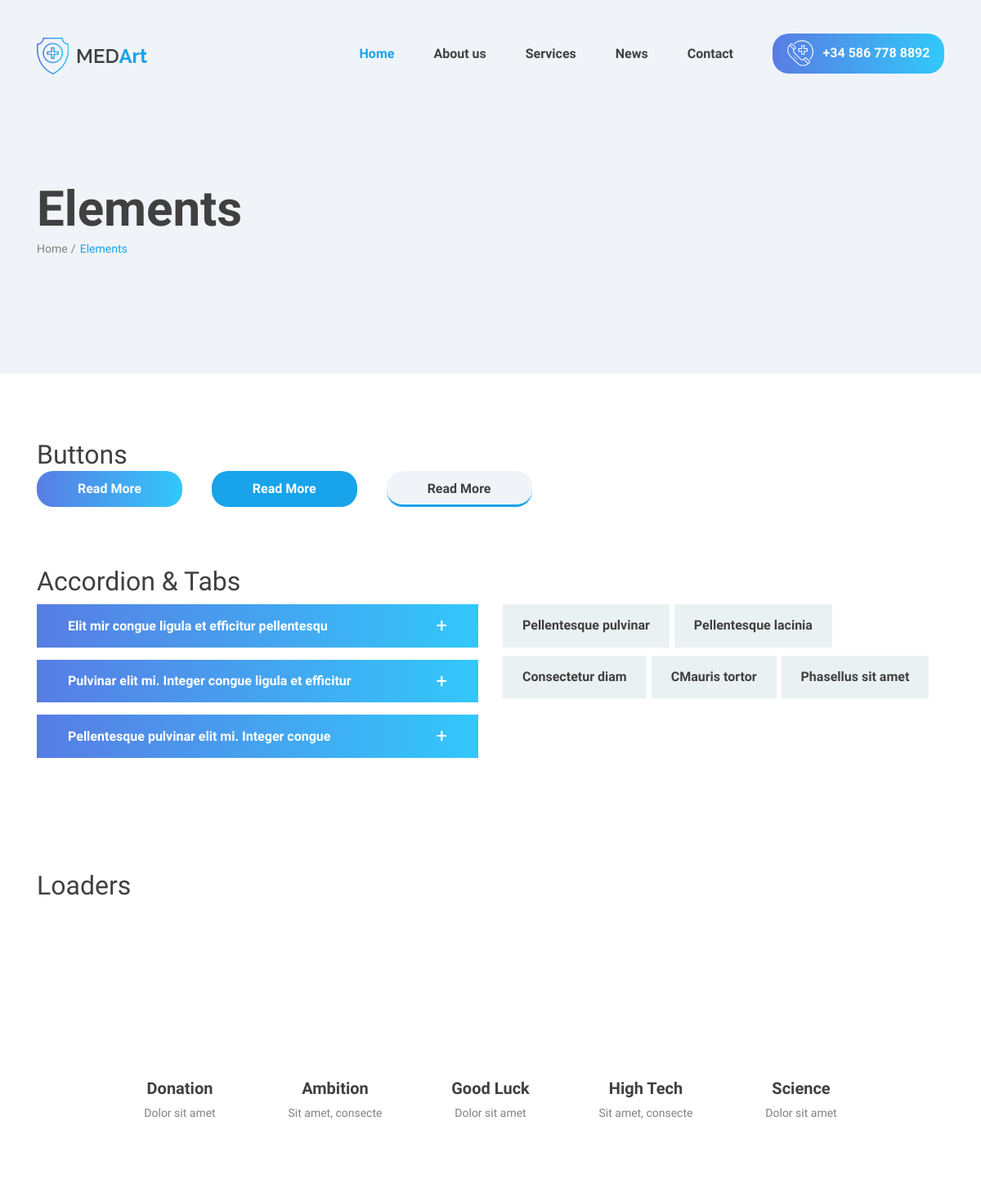
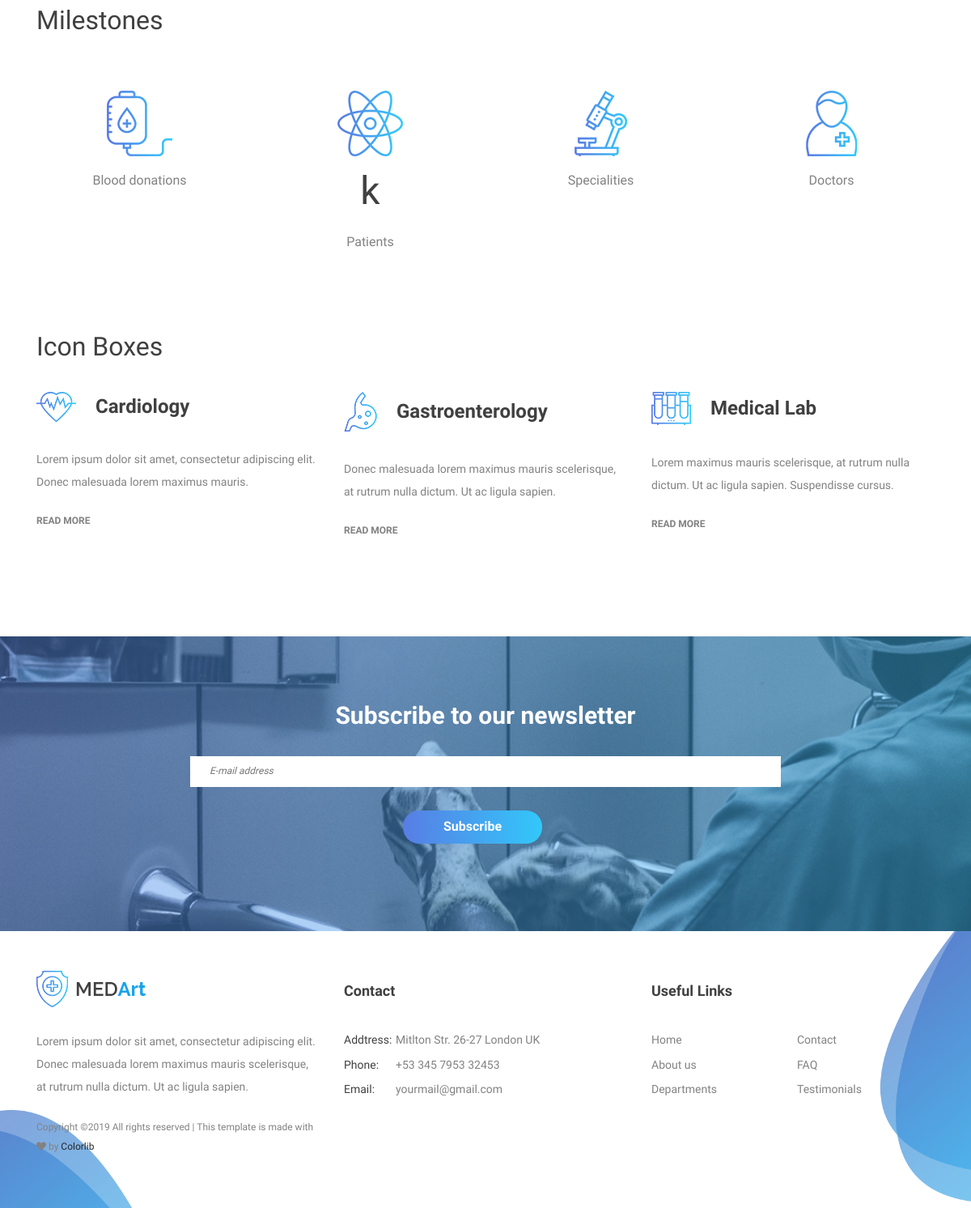
Screenshot of /elements/ with the database file from the repository (2 pictures, top to bottom).
### home/models.py (models this page shows, shortened)
class ElementAccTab(models.Model):
    title = models.CharField(max_length=200)
    description = models.TextField()

class ServicesTabs(models.Model):
    title = models.CharField(max_length=200)
    tab_title = models.CharField(max_length=200)
    image = models.ImageField(upload_to='images/')
    description = models.TextField()

class IconBoxes(models.Model):
    name = models.CharField(max_length=200)
    image = models.ImageField(upload_to='images/')
    description = models.TextField()

### home/views.py (the view)
# urls.py: path('elements/', elementView.as_view(), name='elements'),
class elementView(TemplateView):
    template_name = 'home/elements.html'
    def get_context_data(self, **kwargs):
        context = super(elementView, self).get_context_data(**kwargs)
        context['elements_back_image'] = ElementsBackImage.objects.all()
        context['elements_acc_tab'] = ElementAccTab.objects.all()
        context['service_tab'] = ServicesTabs.objects.all()
        context['element_loader'] = ElementLoader.objects.all()
        context['icon_box'] = IconBoxes.objects.all()
        return context

### home/templates/home/elements.html (shortened to what this page needs)
{% extends 'base_two.html' %}
{% block content %}
    {% load static %}
    <div class="container">
        <div class="row">
            <div class="col-12">
                <h1>Elements</h1>
                <div class="breadcrumbs">
                    <ul class="d-flex flex-wrap align-items-center p-0 m-0">
                        <li><a href="{% url 'index' %}">Home</a></li>
                        <li>Elements</li>
                    </ul>
                </div>
            </div>
        </div>
    </div>
</header>
    <div class="container">
        <div class="row elements-wrap">
            <div class="col-12">
                <header class="entry-header elements-heading">
                    <h2 class="entry-title">Buttons</h2>
                </header>
                <div class="entry-content elements-container">
                    <a href="{% url 'services' %}" class="button gradient-bg">Read More</a>
                    <a href="{% url 'services' %}" class="button dark">Read More</a>
                    <a href="{% url 'services' %}" class="button">Read More</a>
                </div>
            </div>
        </div>
        <div class="row elements-wrap">
            <div class="col-12">
                <header class="entry-header elements-heading">
                    <h2 class="entry-title">Accordion & Tabs</h2>
                </header>
                <div class="entry-content elements-container">
                    <div class="row">
                        <div class="col-12 col-md-6">
                            <div class="accordion-wrap type-accordion">
                                {% for item in elements_acc_tab %}
                                <h3 class="entry-title d-flex justify-content-between align-items-center">{{ item.title }}<span class="arrow-r"></span></h3>
                                {% endfor %}
                            </div>
                        </div>
                        <div class="col-12 col-md-6">
                            <div class="tabs">
                                <ul class="tabs-nav d-flex  flex-wrap">
                                    {% for tab in service_tab %}
                                    <li class="tab-nav d-flex justify-content-center align-items-center" data-target="#tab_{{ tab.id }}">{{ tab.title }}</li>
                                    {% endfor %}
                                </ul>
                                <div class="tabs-container">
                                </div>
                            </div>
                        </div>
                    </div>
                </div>
            </div>
        </div>
        <div class="row elements-wrap">
            <div class="col-12">
                <header class="entry-header elements-heading">
                    <h2 class="entry-title">Loaders</h2>
                </header>
                <div class="entry-content elements-container">
                    <div class="row">
                        <div class="col-12 col-sm-6 col-md-4 offset-lg-1 col-lg-2">
                            <div class="circular-progress-bar">
                                <div class="circle" id="loader_1">
                                </div>
                                <h3 class="entry-title">Donation <span>Dolor sit amet</span></h3>
                            </div>
                        </div>
                        <div class="col-12 col-sm-6 col-md-4 col-lg-2">
                            <div class="circular-progress-bar">
                                <div class="circle" id="loader_2">
                                </div>
                                <h3 class="entry-title">Ambition<span>Sit amet, consecte</span></h3>
                            </div>
                        </div>
                        <div class="col-12 col-sm-6 col-md-4 col-lg-2">
                            <div class="circular-progress-bar">
                                <div class="circle" id="loader_3">
                                </div>
                                <h3 class="entry-title">Good Luck<span>Dolor sit amet</span></h3>
                            </div>
                        </div>
                        <div class="col-12 col-sm-6 col-md-4 col-lg-2">
                            <div class="circular-progress-bar">
                                <div class="circle" id="loader_4">
                                </div>
                                <h3 class="entry-title">High Tech<span>Sit amet, consecte</span></h3>
                            </div>
                        </div>
                        <div class="col-12 col-sm-6 col-md-4 col-lg-2">
                            <div class="circular-progress-bar">
                                <div class="circle" id="loader_5">
                                </div>
                                <h3 class="entry-title">Science<span>Dolor sit amet</span></h3>
                            </div>
                        </div>
                    </div>
                </div>
            </div>
        </div>
        <div class="row elements-wrap">
            <div class="col-12">
                <header class="entry-header elements-heading">
                    <h2 class="entry-title">Milestones</h2>
                </header>
                <div class="milestones">
                    <div class="row flex flex-wrap justify-content-between">
                        <div class="col-12 col-sm-6 col-lg-3 mt-5 mt-lg-0">
                            <div class="counter-box">
                                <div class="d-flex justify-content-center align-items-center">
                                    <img src="{% static '/images/blood-donation.png' %}" alt="">
                                </div>
                                <div class="d-flex justify-content-center align-items-baseline">
                                </div>
                                <h3 class="entry-title">Blood donations</h3>
                            </div>
                        </div>
                        <div class="col-12 col-sm-6 col-lg-3 mt-5 mt-lg-0">
                            <div class="counter-box">
                                <div class="d-flex justify-content-center align-items-center">
                                    <img src="{% static '/images/pacients.png' %}" alt="">
                                </div>
                                <div class="d-flex justify-content-center align-items-baseline">
                                    <div class="counter-k">k</div>
                                </div>
                                <h3 class="entry-title">Patients</h3>
                            </div>
                        </div>
                        <div class="col-12 col-sm-6 col-lg-3 mt-5 mt-lg-0">
                            <div class="counter-box">
                                <div class="d-flex justify-content-center align-items-center">
                                    <img src="{% static '/images/specialities.png' %}" alt="">
                                </div>
                                <div class="d-flex justify-content-center align-items-baseline">
                                </div>
                                <h3 class="entry-title">Specialities</h3>
                            </div>
                        </div>
                        <div class="col-12 col-sm-6 col-lg-3 mt-5 mt-lg-0">
                            <div class="counter-box">
                                <div class="d-flex justify-content-center align-items-center">
                                    <img src="{% static '/images/doctors.png' %}" alt="">
                                </div>
                                <div class="d-flex justify-content-center align-items-baseline">
                                </div>
                                <h3 class="entry-title">Doctors</h3>
                            </div>
                        </div>
                    </div>
                </div>
            </div>
        </div>
        <div class="row elements-wrap">
            <div class="col-12">
                <header class="entry-header elements-heading">
                    <h2 class="entry-title">Icon Boxes</h2><br>
                </header>
                <div class="entry-content elements-container">
                    <div class="row align-items-start">
                         {% for i in icon_box %}
                        <div class="col-12 col-md-6 col-lg-4">
                            <div class="icon-box active">
                                <header class="entry-header d-flex align-items-center">
                                    <img src="{{ i.image.url }}" alt="">
                                    <h3 class="entry-title">{{ i.name }}</h3>
                                </header>
                                <div class="entry-content">
                                    <p>{{ i.description }}</p>
                                </div>
                                <div class="entry-footer">
                                    <a href="{% url 'services' %}">read More</a>
                                </div>
                            </div>
                        </div>
                        {% endfor %}
                    </div>
                </div>
            </div>
        </div>
    </div>
{% endblock %}

### static/style.css (style rules this page uses)
body { color: #404040; font-size: 16px; line-height: 1.8; font-family: 'Raleway', sans-serif; }
img { vertical-align: baseline; }
a { color: #262626; }
.elements-wrap { margin-top: 80px; }
.button { padding: 12px 50px 10px; margin-right: 32px; border: 0; border-bottom: 3px solid #18a3eb; border-radius: 20px; font-size: 16px; font-weight: 600; line-height: 1; color: #404040; outline: none; background: #f0f4f8; text-decoration: none !important; }
.button.dark { border-color: transparent; color: #fff; background: #18a3eb; }
.button.gradient-bg { border-color: transparent; background: -moz-linear-gradient(180deg, rgba(50,200,250,1) 0%, rgba(88,125,228,1) 100%); background: -webkit-gradient(linear, left top, right top, color-stop(0%, rgba(50,200,250,1)), color-stop(100%, rgba(88,125,228,1))); background: -webkit-linear-gradient(180deg, rgba(50,200,250,1) 0%, rgba(88,125,228,1) 100%); background: -o-linear-gradient(180deg, rgba(50,200,250,1) 0%, rgba(88,125,228,1) 100%); background: -ms-linear-gradient(180deg, rgba(50,200,250,1) 0%, rgba(88,125,228,1) 100%); background: linear-gradient(270deg, rgba(50,200,250,1) 0%, rgba(88,125,228,1) 100%); filter: progid:DXImageTransform.Microsoft.gradient( startColorstr='#18a3eb', endColorstr='#587de4',GradientType=1 ); color: #fff; }
.accordion-wrap { position: relative; }
.accordion-wrap .entry-title { padding: 12px 38px; margin-bottom: 15px; background: #f3f3f3; font-size: 16px; font-weight: 600; color: #404040; cursor: pointer; }
.accordion-wrap .entry-title { border: 0; background: -moz-linear-gradient(180deg, rgba(50,200,250,1) 0%, rgba(88,125,228,1) 100%); background: -webkit-gradient(linear, left top, right top, color-stop(0%, rgba(50,200,250,1)), color-stop(100%, rgba(188,125,228,1))); background: -webkit-linear-gradient(180deg, rgba(50,200,250,1) 0%, rgba(88,125,228,1) 100%); background: -o-linear-gradient(180deg, rgba(50,200,250,1) 0%, rgba(88,125,228,1) 100%); background: -ms-linear-gradient(180deg, rgba(50,200,250,1) 0%, rgba(88,125,228,1) 100%); background: linear-gradient(270deg, rgba(50,200,250,1) 0%, rgba(88,125,228,1) 100%); filter: progid:DXImageTransform.Microsoft.gradient( startColorstr='#18a3eb', endColorstr='#18a3eb',GradientType=1 ); color: #fff; }
.accordion-wrap .entry-title .arrow-r::before, .accordion-wrap .entry-title .arrow-d::before { content: "+"; font-size: 24px; font-weight: 400; }
ul.tabs-nav { margin: 0; padding: 0; list-style: none; }
ul.tabs-nav .tab-nav { padding: 12px 24px; margin-right: 6px; margin-bottom: 10px; background: #eaf1f3; font-size: 16px; font-weight: 600; color: #404040; cursor: pointer; transition: all .35s; }
.tabs .tab-nav { margin-bottom: -1px; z-index: 99; }
.tabs-container { padding: 60px 0; }
.circular-progress-bar { margin: 20px 0; text-align: center; }
.circular-progress-bar .circle { position: relative; width: 156px; height: 156px; margin: 0 auto; }
.circular-progress-bar .entry-title { margin-top: 32px; font-size: 20px; font-weight: 600; color: #404040; }
.circular-progress-bar .entry-title span { display: block; margin-top: 10px; font-size: 14px; font-weight: 400; color: #828282; }
.counter-box { margin: 60px 0 20px; text-align: center; }
.counter-box .counter-k { font-size: 48px; }
.counter-box .entry-title { margin-top: 10px; font-size: 16px; color: #828282; }
.icon-box .entry-header img { margin-right: 24px; }
.icon-box .entry-title { margin: 0; font-size: 24px; font-weight: 700; color: #404040; }
.icon-box .entry-content { margin-top: 32px; }
.icon-box .entry-content p { font-size: 14px; line-height: 2; color: #828282; }
.icon-box .entry-footer a { display: block; margin-top: 24px; font-size: 12px; font-weight: bold; color: #828282; text-transform: uppercase; }
.single-page .site-header h1 { margin-bottom: 0; font-size: 60px; font-weight: 600; color: #404040; }
.breadcrumbs { font-size: 14px; font-weight: 500; color: #828282; }
.breadcrumbs ul { list-style: none; }
.breadcrumbs li { position: relative; padding-right: 10px; margin-right: 5px; color: #18a3eb; }
.breadcrumbs li::after { content: "/"; position: absolute; top: 0; right: 0; width: 6px; height: 100%; color: #828282; }
.breadcrumbs li:nth-last-of-type(1)::after { display: none; }
.breadcrumbs a { color: #828282; }

### rows the page displays
ElementAccTab: title "Elit mir congue ligula et efficitur pellentesqu"
ElementAccTab: title "Pulvinar elit mi. Integer congue ligula et efficitur"
ElementAccTab: title "Pellentesque pulvinar elit mi. Integer congue"
ServicesTabs: title "Pellentesque pulvinar"
ServicesTabs: title "Pellentesque lacinia"
ServicesTabs: title "Consectetur diam"
ServicesTabs: title "CMauris tortor"
ServicesTabs: title "Phasellus sit amet"
IconBoxes: image (picture), name "Cardiology", description "Lorem ipsum dolor sit amet, consectetur adipiscing elit. Donec malesuada lorem maximus mauris."
IconBoxes: image (picture), name "Gastroenterology", description "Donec malesuada lorem maximus mauris scelerisque, at rutrum nulla dictum. Ut ac ligula sapien."
IconBoxes: image (picture), name "Medical Lab", description "Lorem maximus mauris scelerisque, at rutrum nulla dictum. Ut ac ligula sapien. Suspendisse cursus."
